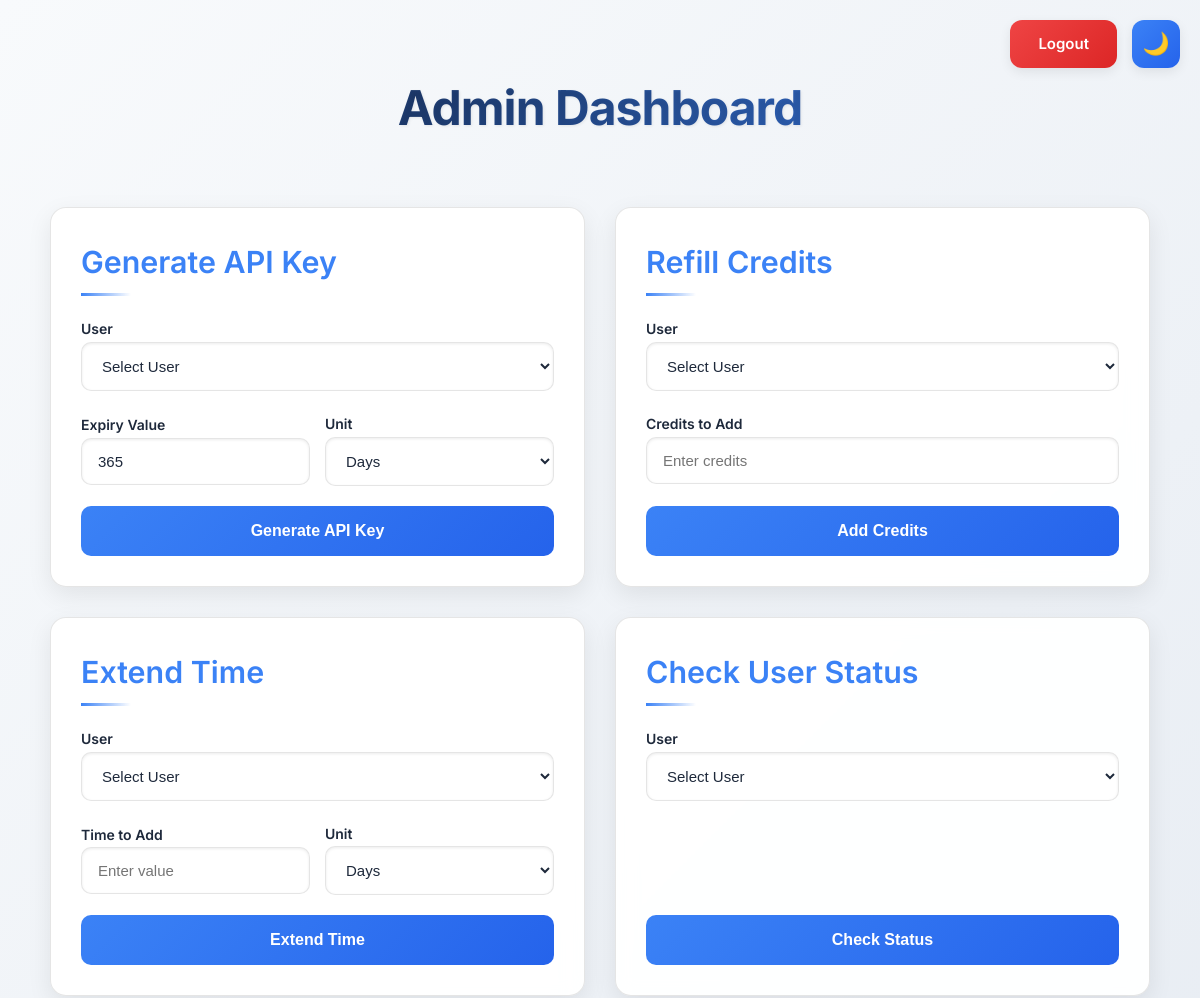
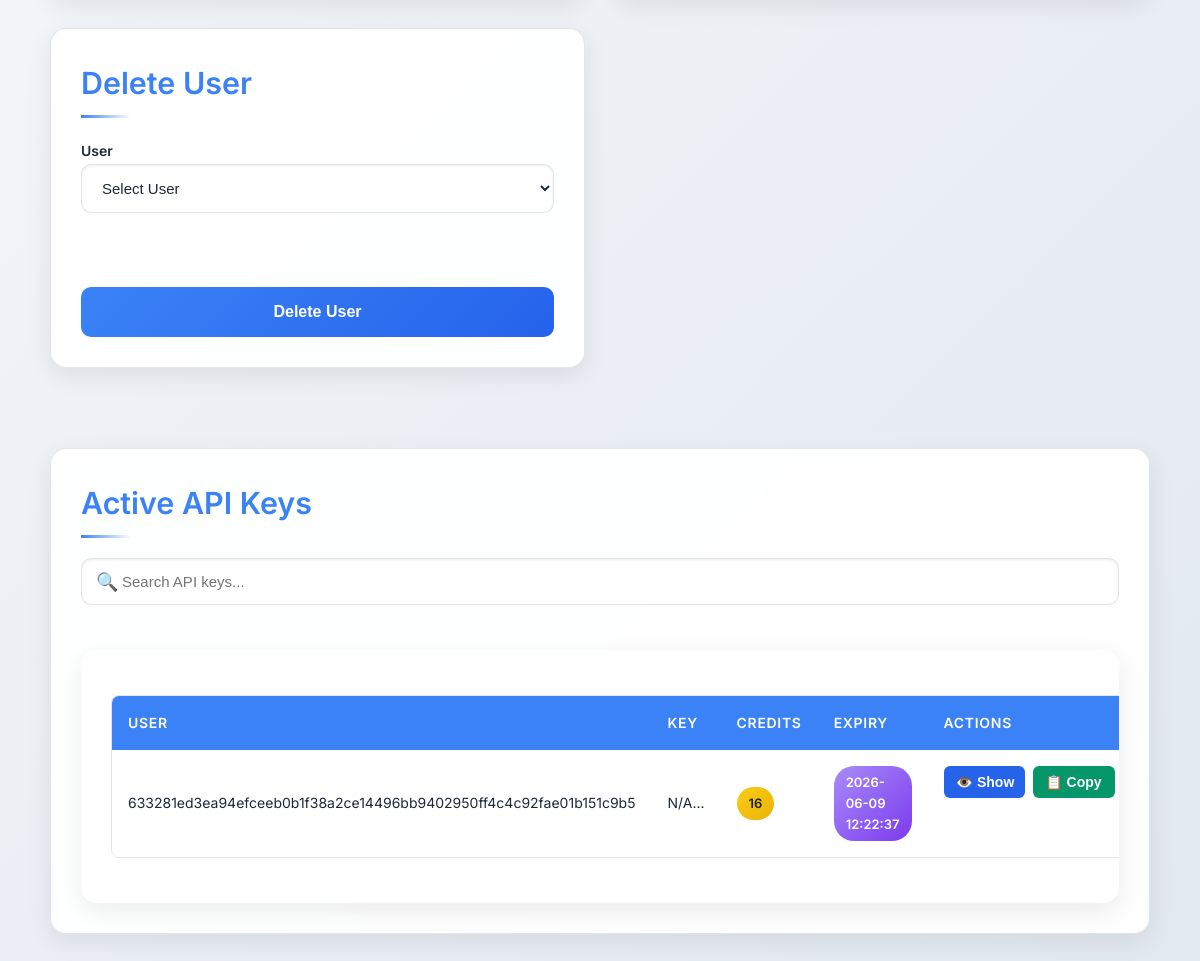
/admin (signed in), run on the app's committed database (2 pictures, top to bottom).
### tables this page shows
CREATE TABLE accounts (
                    id INTEGER PRIMARY KEY AUTOINCREMENT,
                    username TEXT NOT NULL UNIQUE,
                    password TEXT NOT NULL,
                    created_at TEXT NOT NULL
                );

### app.py (the view)
@app.route('/admin')
@admin_login_required
def admin_dashboard():
    try:
        with get_db_connection() as conn:
            c = conn.cursor()
            c.execute("""
                SELECT
                    a.id AS account_id,
                    ak.id AS api_key_id,
                    ak.api_key,
                    a.username,
                    ut.credits,
                    ut.expiry_date,
                    ut.token
                FROM accounts a
                LEFT JOIN api_keys ak ON ak.account_id = a.id
                LEFT JOIN (
                    SELECT account_id, MAX(id) AS max_id
                    FROM user_tokens
                    GROUP BY account_id
                ) latest_ut ON a.id = latest_ut.account_id
                LEFT JOIN user_tokens ut ON ut.id = latest_ut.max_id
            """)
            active_api_keys = []
            for row in c.fetchall():
                try:
                    username = decrypt_user_acc_data(row['username'])
                except:
                    username = "Decryption Error"
                active_api_keys.append({
                    "account_id": row['account_id'],
                    "api_key_id": row['api_key_id'],
                    "api_key": row['api_key'] if row['api_key'] else "No API Key",
                    "username": username,
                    "credits": row['credits'] if row['credits'] else 0,
                    "expiry": row['expiry_date'] if row['expiry_date'] else "N/A",
                    "token": row['token'][:10] + "..." if row['token'] else "No Token"
                })
            c.execute("SELECT id, username FROM accounts")
            users = []
            for row in c.fetchall():
                try:
                    username = decrypt_user_acc_data(row['username'])
                except:
                    username = "Decryption Error"
                users.append({
                    "id": row['id'],
                    "username": username
                })
            bonus_credits = get_bonus_credits()
        return render_template('admin_dashboard.html',
                               active_api_keys=active_api_keys,
                               users=users,
                               bonus_credits=bonus_credits)
    except Exception as e:
        log_action("admin_dashboard_error", {"error": str(e)}, "Failed to load dashboard")
        print(f"Error in admin_dashboard: {str(e)}")
        flash(f"Error loading dashboard: {str(e)}", "danger")
        return redirect(url_for('admin_login'))

### app.py (called while the page is built)
def admin_login_required(f):
    @wraps(f)
    def decorated_function(*args, **kwargs):
        if not session.get('admin_logged_in'):
            flash("Please log in as admin to access this page.", "danger")
            return redirect(url_for('admin_login', next=request.url))
        return f(*args, **kwargs)
    return decorated_function

def get_bonus_credits():
    try:
        with get_db_connection() as conn:
            c = conn.cursor()
            c.execute("SELECT value FROM settings WHERE key = 'BONUS_CREDITS'")
            result = c.fetchone()
            return int(result['value']) if result else 10
    except Exception as e:
        log_action("get_bonus_credits_failed", {"error": str(e)}, "Using default 10")
        print(f"Error fetching bonus credits: {str(e)}")
        return 10

@app.template_filter('datetimeformat')
def datetimeformat(value):
    try:
        dt = datetime.fromisoformat(value)
        return dt.strftime('%Y-%m-%d %H:%M:%S')
    except (ValueError, TypeError):
        return str(value)

@app.context_processor
def utility_processor():
    return {
        'now': datetime.now
    }

@app.before_request
def before_request():
    if session.get('user_logged_in') or session.get('admin_logged_in'):
        if 'last_activity' in session:
            last_activity = datetime.fromisoformat(session['last_activity'])
            if datetime.now() - last_activity > timedelta(minutes=14):
                flash("Your session will expire in 1 minute. Please save your work.", "warning")
        session['last_activity'] = datetime.now().isoformat()

### crypto_utils.py (called while the page is built)
def get_db_connection():
    conn = sqlite3.connect(DB_PATH)
    conn.row_factory = sqlite3.Row
    return conn

def decrypt_data(token: str) -> dict:
    try:
        decrypted = cipher.decrypt(token.encode())
        data = json.loads(decrypted.decode())
        log_action("decrypted_data", {}, f"token: {token[:8]}...")
        return data
    except Exception as e:
        log_action("decryption_failed", {"error": str(e)}, f"token: {token[:8]}...")
        raise ValueError(f"Decryption failed: {str(e)}") from e

### log_utils.py (called while the page is built)
def log_action(action, data, extra_info=None):
    try:
        message = f"{action} - {data}"
        if extra_info:
            message += f" - {extra_info}"
        user_action_logger.info(message)
        logging.debug(message)
    except Exception as e:
        print(f"Logging failed: {str(e)}")  # Fallback to console

### templates/admin_dashboard.html (shortened to what this page needs)
<!DOCTYPE html>
<html lang="en">
<head>
</head>
<body>
    <div class="top-bar">
        <a href="{{ url_for('admin_logout') }}" class="logout-button">Logout</a>
        <button class="theme-toggle" onclick="toggleTheme()" aria-label="Toggle theme">🌙</button>
    </div>
    <h1>Admin Dashboard</h1>
    <div class="dashboard-grid">
        <section>
            <h2>Generate API Key</h2>
            <form method="POST" action="{{ url_for('generate_api_key_form') }}" onsubmit="return handleFormSubmit(this)">
                <div>
                    <label for="account_id">User</label>
                    <select id="account_id" name="account_id" required>
                        <option value="">Select User</option>
                    </select>
                </div>
                <div class="expiry-group">
                    <div>
                        <label for="expiry_value">Expiry Value</label>
                        <input type="number" id="expiry_value" name="expiry_value" value="365" min="1" required placeholder="Enter value">
                    </div>
                    <div>
                        <label for="expiry_unit">Unit</label>
                        <select id="expiry_unit" name="expiry_unit">
                            <option value="Days" selected>Days</option>
                        </select>
                    </div>
                </div>
                <button type="submit">Generate API Key</button>
            </form>
        </section>
        <section>
            <h2>Refill Credits</h2>
            <form method="POST" action="{{ url_for('refill_credits_form') }}" onsubmit="return handleFormSubmit(this)">
                <div>
                    <label for="refill_account_id">User</label>
                    <select id="refill_account_id" name="account_id" required>
                        <option value="">Select User</option>
                    </select>
                </div>
                <div>
                    <label for="add_credits">Credits to Add</label>
                    <input type="number" id="add_credits" name="add_credits" min="1" required placeholder="Enter credits">
                </div>
                <button type="submit">Add Credits</button>
            </form>
        </section>
        <section>
            <h2>Extend Time</h2>
            <form method="POST" action="{{ url_for('extend_time_form') }}" onsubmit="return handleFormSubmit(this)">
                <div>
                    <label for="extend_account_id">User</label>
                    <select id="extend_account_id" name="account_id" required>
                        <option value="">Select User</option>
                    </select>
                </div>
                <div class="expiry-group">
                    <div>
                        <label for="add_value">Time to Add</label>
                        <input type="number" id="add_value" name="add_value" min="1" required placeholder="Enter value">
                    </div>
                    <div>
                        <label for="add_unit">Unit</label>
                        <select id="add_unit" name="add_unit">
                            <option value="Days" selected>Days</option>
                        </select>
                    </div>
                </div>
                <button type="submit">Extend Time</button>
            </form>
        </section>
        <section>
            <h2>Check User Status</h2>
            <form method="POST" action="{{ url_for('check_user_status_form') }}" onsubmit="return handleFormSubmit(this)">
                <div>
                    <label for="status_account_id">User</label>
                    <select id="status_account_id" name="account_id" required>
                        <option value="">Select User</option>
                    </select>
                </div>
                <button type="submit">Check Status</button>
            </form>
        </section>
        <section>
            <h2>Delete User</h2>
            <form method="POST" action="{{ url_for('delete_user_form') }}" onsubmit="return handleFormSubmit(this)">
                <div>
                    <label for="delete_account_id">User</label>
                    <select id="delete_account_id" name="account_id" required>
                        <option value="">Select User</option>
                    </select>
                </div>
                <button type="submit" class="delete-button">Delete User</button>
            </form>
        </section>
    </div>
    <div class="api-section-grid">
        <section>
            <h2>Active API Keys</h2>
            <div class="search-container">
                <input type="text" id="api-key-search" placeholder="Search API keys..." oninput="filterApiKeys()">
            </div>
            <div class="api-keys-table-container">
                {% if active_api_keys %}
                <table class="api-keys-table">
                    <thead>
                        <tr>
                            <th>User</th>
                            <th>Key</th>
                            <th>Credits</th>
                            <th>Expiry</th>
                            <th>Actions</th>
                        </tr>
                    </thead>
                    <tbody id="api-keys-tbody">
                        {% for key in active_api_keys %}
                        <tr class="api-key-row" data-api-key-id="{{ key.api_key_id }}">
                            <td>{{ key.username }}</td>
                            <td>
                                <span class="api-key-partial">
                                    {{ key.api_key[:8] if key.api_key != 'No API Key' else 'N/A' }}...
                                </span>
                            </td>
                            <td><span class="credits-badge">{{ key.credits }}</span></td>
                            <td><span class="expiry-badge">{{ key.expiry | datetimeformat }}</span></td>
                            <td class="action-buttons">
                                <button onclick="showApiKey('{{ loop.index0 }}')" class="action-btn show-btn" >
                                    <span>👁️</span> Show
                                </button>
                                <button onclick="copyApiKey('{{ loop.index0 }}')" class="action-btn copy-btn" >
                                    <span>📋</span> Copy
                                </button>
                            </td>
                        </tr>
                        {% endfor %}
                    </tbody>
                </table>
                {% else %}
                <p>No active API keys found.</p>
                {% endif %}
            </div>
        </section>
    </div>
</body>
</html>

### data on the page
accounts: username "633281ed3ea94efceeb0b1f38a2ce14496bb9402950ff4c4c92fae01b151c9b5", api_key "N/A", credits "16", expiry "2026-06-09 12:22:37"
